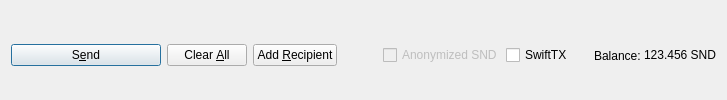
         <widget class="QFrame" name="frame_Send">
          <layout class="QHBoxLayout" name="horizontalLayout">
           <property name="bottomMargin">
            <number>0</number>
           </property>
           <item>
            <widget class="QPushButton" name="sendButton">
             <property name="minimumSize">
              <size>
               <width>150</width>
               <height>0</height>
              </size>
             </property>
             <property name="toolTip">
              <string>Confirm the send action</string>
             </property>
             <property name="text">
              <string>S&amp;end</string>
             </property>
             <property name="icon">
              <iconset resource="../snodecoin.qrc">
               <normaloff>:/icons/send</normaloff>:/icons/send</iconset>
             </property>
             <property name="autoDefault">
              <bool>false</bool>
             </property>
             <property name="default">
              <bool>true</bool>
             </property>
            </widget>
           </item>
           <item>
            <widget class="QPushButton" name="clearButton">
             <property name="sizePolicy">
              <sizepolicy hsizetype="Minimum" vsizetype="Fixed">
               <horstretch>0</horstretch>
               <verstretch>0</verstretch>
              </sizepolicy>
             </property>
             <property name="toolTip">
              <string>Clear all fields of the form.</string>
             </property>
             <property name="text">
              <string>Clear &amp;All</string>
             </property>
             <property name="icon">
              <iconset resource="../snodecoin.qrc">
               <normaloff>:/icons/remove</normaloff>:/icons/remove</iconset>
             </property>
             <property name="autoDefault">
              <bool>false</bool>
             </property>
            </widget>
           </item>
           <item>
            <widget class="QPushButton" name="addButton">
             <property name="toolTip">
              <string>Send to multiple recipients at once</string>
             </property>
             <property name="text">
              <string>Add &amp;Recipient</string>
             </property>
             <property name="icon">
              <iconset resource="../snodecoin.qrc">
               <normaloff>:/icons/add</normaloff>:/icons/add</iconset>
             </property>
             <property name="autoDefault">
              <bool>false</bool>
             </property>
            </widget>
           </item>
           <item>
            <spacer name="horizontalSpacer">
             <property name="orientation">
              <enum>Qt::Horizontal</enum>
             </property>
             <property name="sizeHint" stdset="0">
              <size>
               <width>40</width>
               <height>20</height>
              </size>
             </property>
            </spacer>
           </item>
           <item>
            <layout class="QHBoxLayout" name="horizontalLayout_2">
             <property name="spacing">
              <number>3</number>
             </property>
             <item>
              <widget class="QCheckBox" name="checkzSND">
               <property name="enabled">
                <bool>false</bool>
               </property>
               <property name="text">
                <string>Anonymized SND</string>
               </property>
              </widget>
             </item>
             <item>
              <widget class="QCheckBox" name="checkSwiftTX">
               <property name="enabled">
                <bool>true</bool>
               </property>
               <property name="minimumSize">
                <size>
                 <width>85</width>
                 <height>0</height>
                </size>
               </property>
               <property name="text">
                <string>SwiftTX</string>
               </property>
              </widget>
             </item>
             <item>
              <widget class="QLabel" name="label">
               <property name="text">
                <string>Balance:</string>
               </property>
              </widget>
             </item>
             <item>
              <widget class="QLabel" name="labelBalance">
               <property name="sizePolicy">
                <sizepolicy hsizetype="Preferred" vsizetype="Fixed">
                 <horstretch>0</horstretch>
                 <verstretch>0</verstretch>
                </sizepolicy>
               </property>
               <property name="cursor">
                <cursorShape>IBeamCursor</cursorShape>
               </property>
               <property name="text">
                <string notr="true">123.456 SND</string>
               </property>
               <property name="textInteractionFlags">
                <set>Qt::LinksAccessibleByMouse|Qt::TextSelectableByKeyboard|Qt::TextSelectableByMouse</set>
               </property>
              </widget>
             </item>
            </layout>
           </item>
          </layout>
         </widget>
